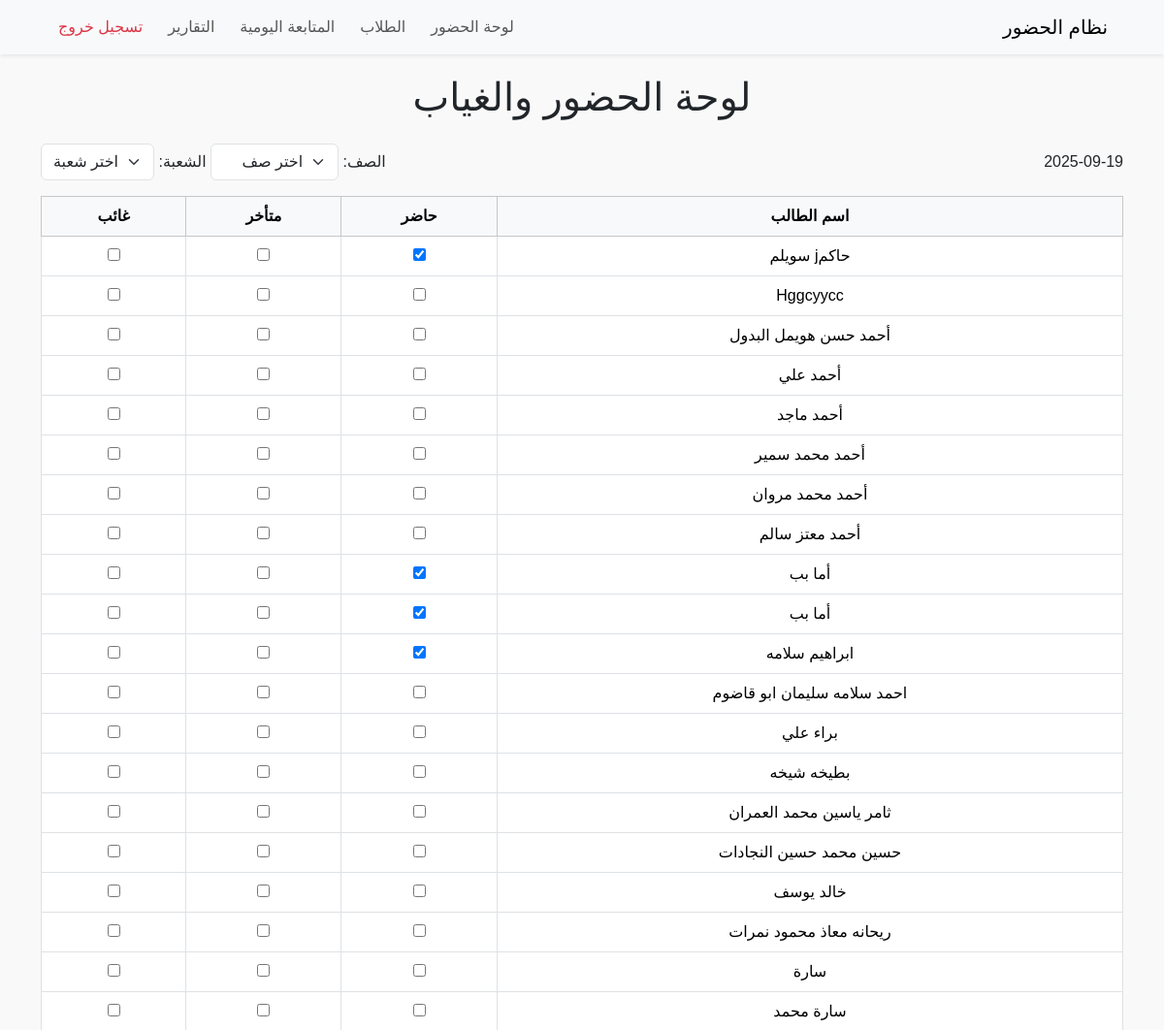
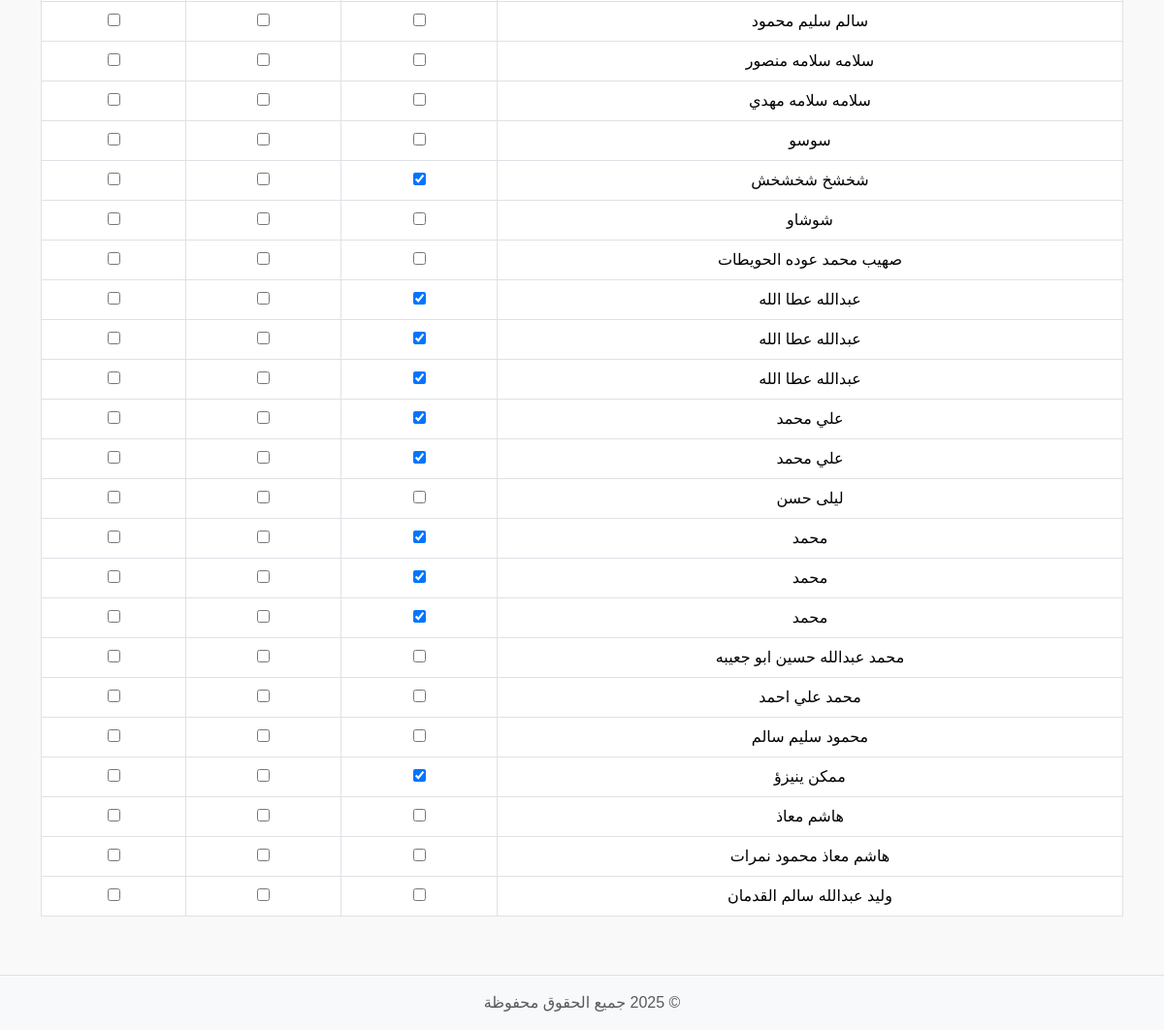
Before: / (signed in) with the older database file (2 pictures, top to bottom).
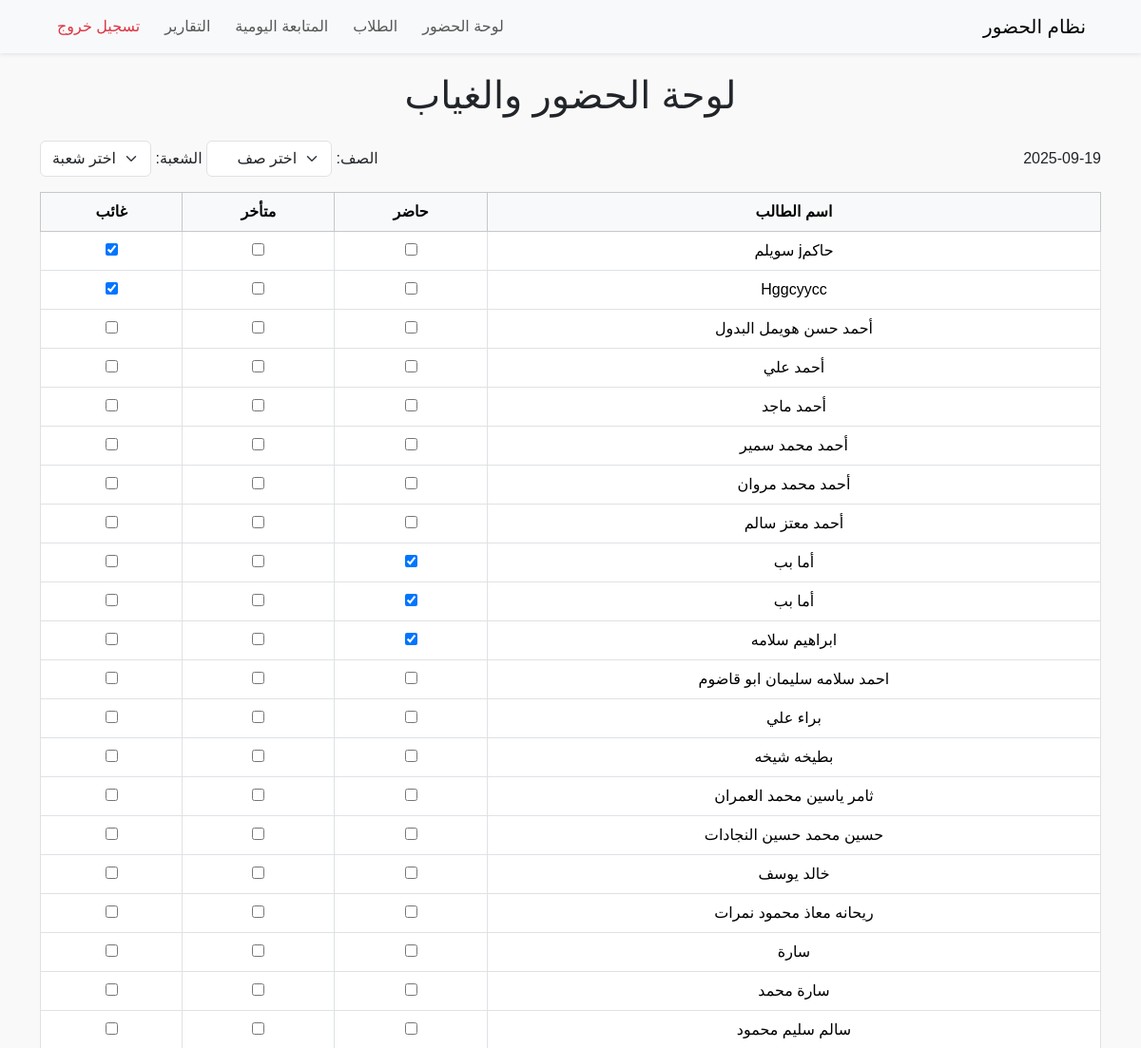
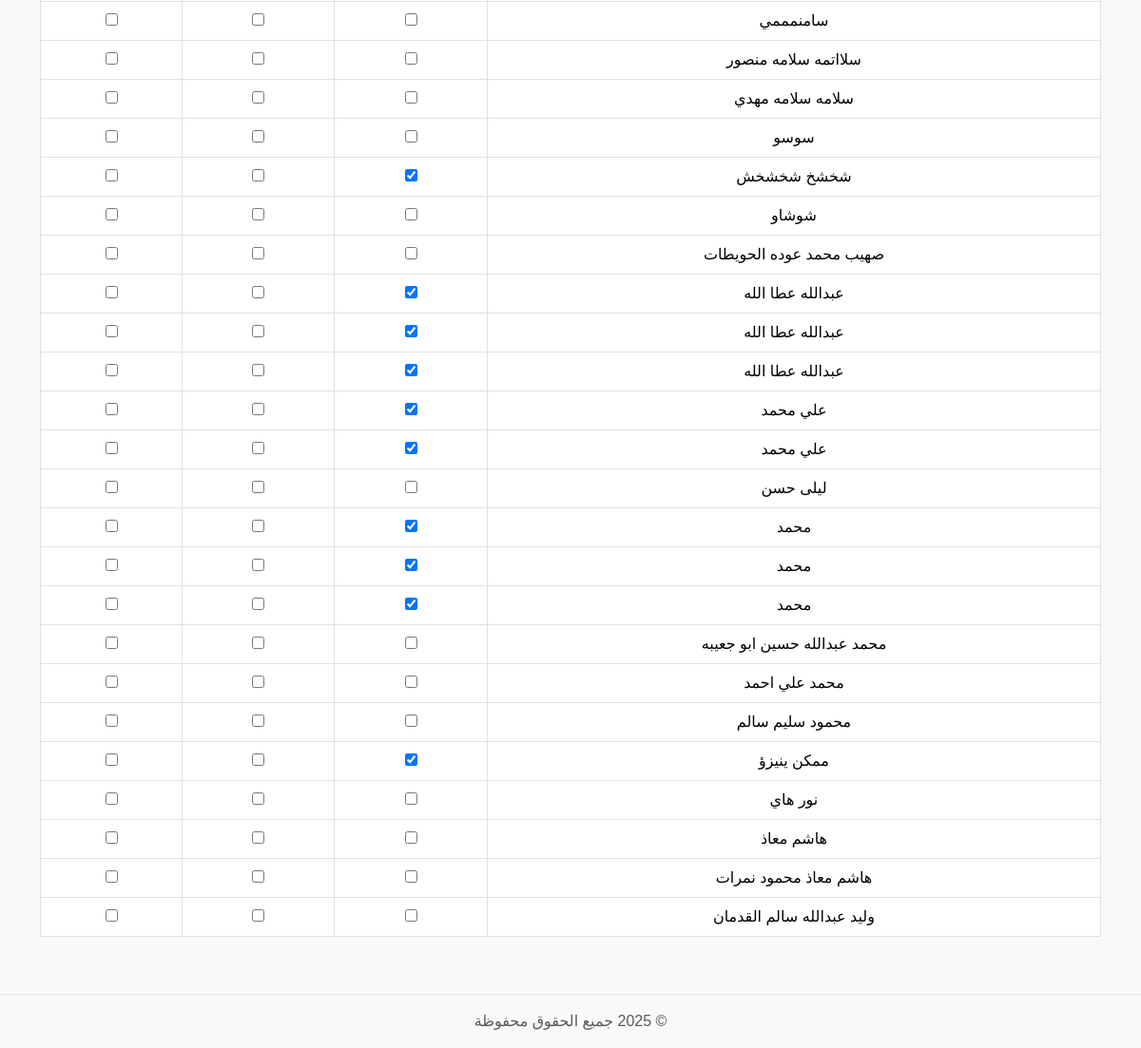
After: the same page with the newer database file (2 pictures, top to bottom).
### tables this page shows
CREATE TABLE attendance (
    id INTEGER PRIMARY KEY AUTOINCREMENT,
    student_id INTEGER NOT NULL,
    date TEXT NOT NULL,
    status TEXT NOT NULL,  -- 'present', 'late', 'absent'
    FOREIGN KEY(student_id) REFERENCES students(id)
);

CREATE TABLE students (
    id INTEGER PRIMARY KEY AUTOINCREMENT,
    student_name TEXT NOT NULL,
    username TEXT,
    password TEXT
, class_name TEXT, section TEXT, school_id INTEGER REFERENCES schools(id));

### attendance.py (the view)
@login_required
def dashboard():
    conn = get_db_connection()
    today = date.today().isoformat()
    students = conn.execute('''
        SELECT s.id, s.student_name, s.class_name, s.section, a.status
        FROM students s
        LEFT JOIN attendance a
        ON s.id = a.student_id AND a.date = ?
        ORDER BY s.student_name
    ''', (today,)).fetchall()
    classes = sorted(set([row["class_name"] for row in students if row["class_name"]]))
    sections = sorted(set([row["section"] for row in students if row["section"]]))
    conn.close()
    return render_template(
        'dashboard.html',
        students=students,
        today=today,
        classes=classes,
        sections=sections
    )

### auth.py (called while the page is built)
def login_required(f):
    @wraps(f)
    def decorated_function(*args, **kwargs):
        if 'user' not in session:
            return redirect(url_for('login'))
        return f(*args, **kwargs)
    return decorated_function

### db.py (called while the page is built)
def get_db_connection():
    conn = sqlite3.connect(DB_NAME)
    conn.row_factory = sqlite3.Row
    return conn

### templates/dashboard.html
{% include 'partials/header.html' %}
{% include 'partials/navbar.html' %}
<main>
    <h1 class="text-center mb-4">لوحة الحضور والغياب</h1>
    {% include 'partials/dashboard_table.html' %}
</main>
{% include 'partials/footer.html' %}

### templates/partials/dashboard_table.html (shortened to what this page needs)
<div class="container mt-4">
    <div class="d-flex justify-content-between mb-3 align-items-center">
        <div id="today">
            {{ today }}
        </div>
        <div>
            <label>الصف:</label>
            <select id="classSelect" class="form-select d-inline-block w-auto">
                <option value="">اختر صف</option>
            </select>
            <label>الشعبة:</label>
            <select id="sectionSelect" class="form-select d-inline-block w-auto">
                <option value="">اختر شعبة</option>
            </select>
        </div>
    </div>
    <table class="table table-bordered text-center" id="attendanceTable">
        <thead class="table-light sticky-top">
            <tr>
                <th>اسم الطالب</th>
                <th>حاضر</th>
                <th>متأخر</th>
                <th>غائب</th>
            </tr>
        </thead>
        <tbody>
            {% for student in students|sort(attribute='student_name') %}
            <tr data-class="{{ student.class_name }}" data-section="{{ student.section }}">
                <td>{{ student.student_name }}</td>
                <td>
                    <input type="checkbox" class="attendance-checkbox"
                           data-student-id="{{ student.id }}"
                           data-status="present"
                           {% if student.status == 'present' %}checked{% endif %}>
                </td>
                <td>
                    <input type="checkbox" class="attendance-checkbox"
                           data-student-id="{{ student.id }}"
                           data-status="late"
                           {% if student.status == 'late' %}checked{% endif %}>
                </td>
                <td>
                    <input type="checkbox" class="attendance-checkbox"
                           data-student-id="{{ student.id }}"
                           data-status="absent"
                           {% if student.status == 'absent' %}checked{% endif %}>
                </td>
            </tr>
            {% endfor %}
        </tbody>
    </table>
</div>

Changed rows visible on the page:
no longer on this page (row unchanged): students: student_name "Hggcyycc"
changed attendance "حاكمj سويلم": status "☑" → "☐"; status "☐" → "☑"
added attendance: student_name "Hggcyycc", status "☑"
added students: student_name "سامنمممي"
changed students: student_name "سلامه سلامه منصور" → "سلااتمه سلامه منصور"
added students: student_name "نور هاي"
